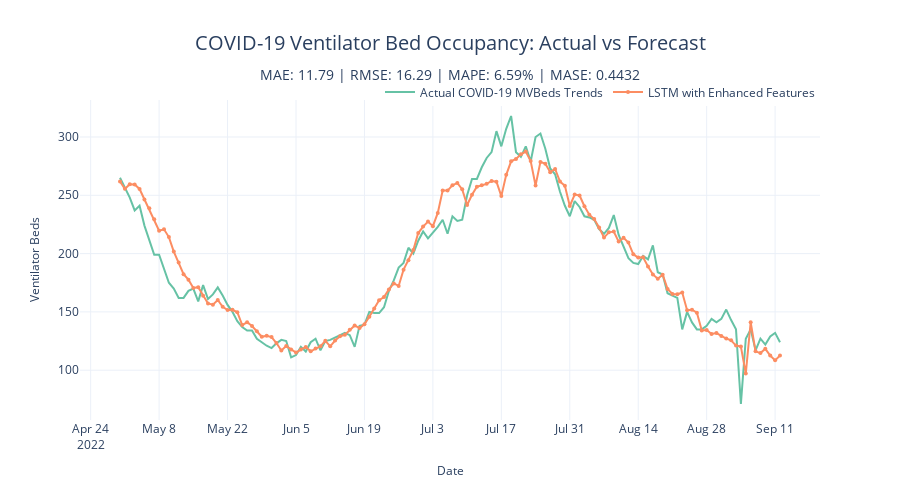

The notebook cell this image was saved under:
### Code cell
# %%
# 1. Create DataFrame with the LSTM forecast
pred_df = pd.DataFrame({"LSTM Forecast": pred}, index=test.index)

# 2. Join with the actual target data for comparison
pred_df = test[[target]].join(pred_df)

# 3. Generate your Plotly figure
fig = plot_forecast(
    pred_df,
    forecast_columns=["LSTM Forecast"],
    forecast_display_names=["LSTM with Enhanced Features"]
)

# 4. Build title & subtitle (HTML formatting for subtitle)
title_main = "COVID-19 Ventilator Bed Occupancy: Actual vs Forecast"
subtitle = (
    f"MAE: {metrics['MAE']:.2f} | "
    f"RMSE: {metrics['RMSE']:.2f} | "
    f"MAPE: {metrics['MAPE']:.2f}% | "
    f"MASE: {metrics['MASE']:.4f}"
)
title = f"{title_main}<br><sub>{subtitle}</sub>"

# Define font_size here if it's not already defined elsewhere
font_size = 12

# 5. Skip the custom formatting function call for now
# fig = format_plot(fig, title=title, xlabel="Date", ylabel="Ventilator Beds")

# 6. Update layout for better spacing and a neat, centered legend
fig.update_layout(
    autosize=False,
    width=900,
    height=500,
    title=dict(
        text=title,
        x=0.5,
        xanchor="center",
        yanchor="top",
        font=dict(size=20)  # Use nested "font" instead of "titlefont"
    ),
    legend_title=None,
    legend=dict(
        font=dict(size=font_size),
        orientation="h",
        yanchor="bottom",
        y=0.98,
        xanchor="right",
        x=1,
    ),
    yaxis=dict(
        title_text="Ventilator Beds",
        title_font=dict(size=font_size),
        tickfont=dict(size=font_size),
    ),
    xaxis=dict(
        title_text="Date",
        title_font=dict(size=font_size),
        tickfont=dict(size=font_size),
    ),
)

# 7. Use a date axis for clarity
fig.update_xaxes(type="date")

# 8. Display the final figure
fig.show()

### Figure 1 — Plotly figure (JSON) as saved in the notebook; plotly's stock layout.template omitted (floating-point values rounded to 4 significant figures; data arrays with more than 128 entries replaced by an {"elided": "..."} marker saying what was removed)
{"data": [{"line": {"color": "rgb(102,194,165)", "width": 2}, "mode": "lines", "name": "Actual COVID-19 MVBeds Trends", "type": "scatter", "x": {"elided": "136 str values"}, "y": {"elided": "136 float values"}}, {"line": {"color": "rgb(252,141,98)", "width": 2}, "marker": {"size": 4}, "mode": "lines+markers", "name": "LSTM with Enhanced Features", "type": "scatter", "x": {"elided": "136 str values"}, "y": {"elided": "136 float values"}}], "layout": {"autosize": false, "height": 500, "legend": {"font": {"size": 12}, "orientation": "h", "title": {}, "x": 1, "xanchor": "right", "y": 0.98, "yanchor": "bottom"}, "title": {"font": {"size": 20}, "text": "COVID-19 Ventilator Bed Occupancy: Actual vs Forecast<br><sub>MAE: 11.79 | RMSE: 16.29 | MAPE: 6.59% | MASE: 0.4432</sub>", "x": 0.5, "xanchor": "center", "yanchor": "top"}, "width": 900, "xaxis": {"tickfont": {"size": 12}, "title": {"font": {"size": 12}, "text": "Date"}, "type": "date"}, "yaxis": {"tickfont": {"size": 12}, "title": {"font": {"size": 12}, "text": "Ventilator Beds"}}}}
